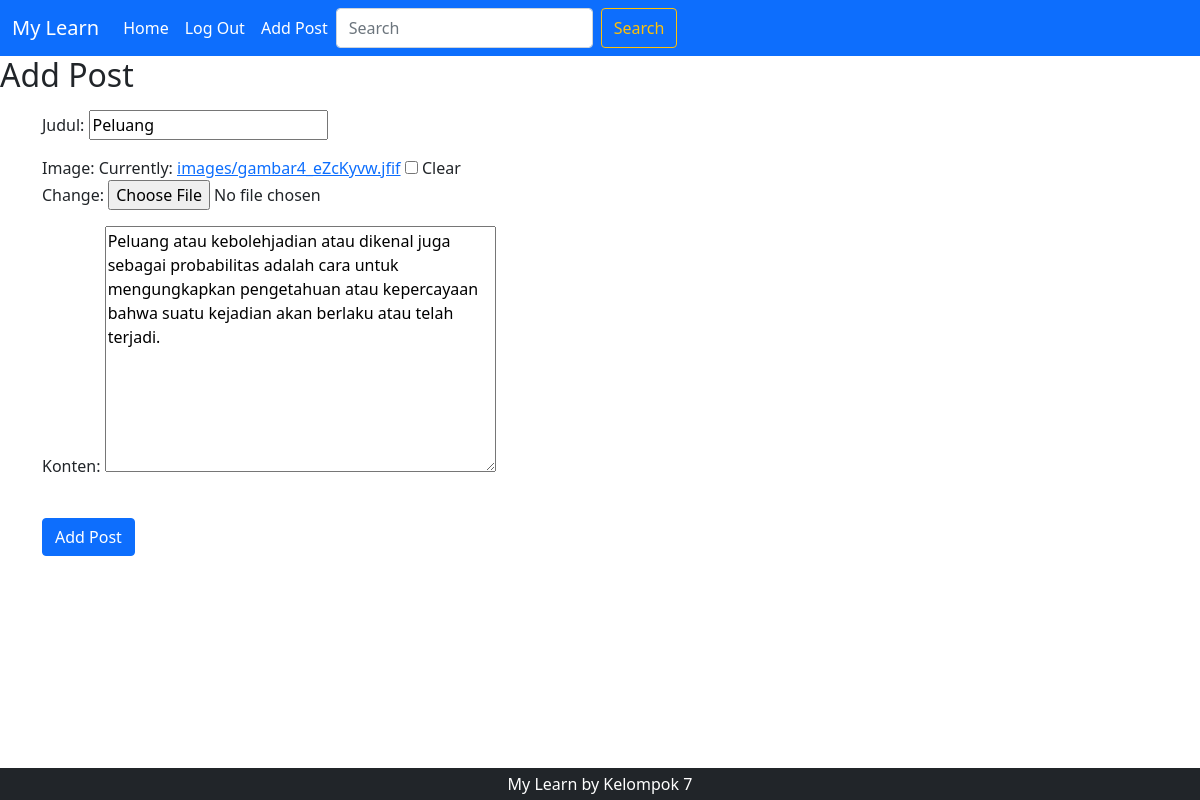
/7/update (signed in), run on the app's committed database.
### posting/models.py (models this page shows, shortened)
class Posting(models.Model):
    judul = models.CharField(max_length=200)
    konten = models.TextField()
    image = models.ImageField(null=True, blank=True, upload_to='images')
    date = models.DateTimeField()

### posting/views.py (the view, shortened to what this page needs)
# urls.py: path('<int:pk>/update', UpdatePost.as_view(), name='update'),
class UpdatePost(LoginRequiredMixin, UpdateView):
    model = Posting
    fields = ['judul', 'image', 'konten']
    template_name = 'posting/addpost.html'

### templates/posting/addpost.html (shortened to what this page needs)
{% extends 'base.html' %}
{% block content %}
<h2>Add Post</h2>
<div class="container mt-3">
    <form method="post" enctype="multipart/form-data">
        {{ form.as_p }}
        <br>
        <button type="submit" class="btn btn-primary">Add Post</button>
    </form>
</div>
{% endblock content %}

### data on the page
Posting: judul "Peluang", konten "Peluang atau kebolehjadian atau dikenal juga sebagai probabilitas adalah cara untuk mengungkapkan pengetahuan atau kepercayaan bahwa suatu kejadian akan berlaku atau telah terjadi."
